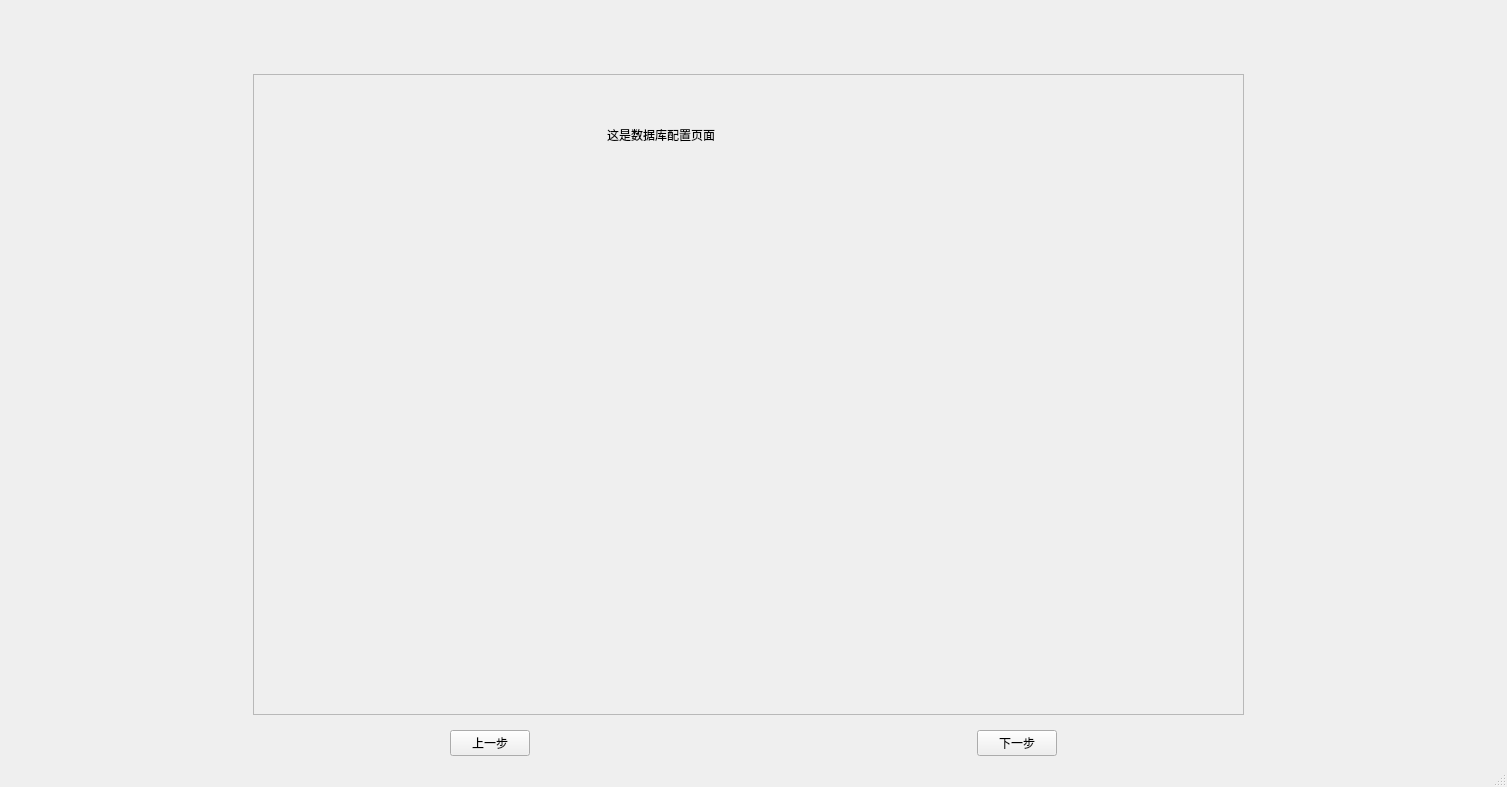
<?xml version="1.0" encoding="UTF-8"?>
<ui version="4.0">
 <class>MainWindow</class>
 <widget class="QMainWindow" name="MainWindow">
  <property name="geometry">
   <rect>
    <x>0</x>
    <y>0</y>
    <width>1507</width>
    <height>787</height>
   </rect>
  </property>
  <property name="windowTitle">
   <string>代码生成器</string>
  </property>
  <widget class="QWidget" name="centralwidget">
   <layout class="QVBoxLayout" name="verticalLayout_3">
    <item>
     <layout class="QVBoxLayout" name="verticalLayout">
      <item>
       <widget class="QStackedWidget" name="stackedWidget_2">
        <widget class="QWidget" name="page_13"/>
        <widget class="QWidget" name="page_14"/>
       </widget>
      </item>
     </layout>
    </item>
    <item>
     <layout class="QHBoxLayout" name="horizontalLayout_2">
      <item>
       <widget class="QStackedWidget" name="stackedWidget">
        <property name="sizePolicy">
         <sizepolicy hsizetype="Fixed" vsizetype="Fixed">
          <horstretch>0</horstretch>
          <verstretch>0</verstretch>
         </sizepolicy>
        </property>
        <property name="minimumSize">
         <size>
          <width>1000</width>
          <height>650</height>
         </size>
        </property>
        <widget class="QWidget" name="page_1">
         <widget class="QScrollArea" name="scrollArea_1">
          <property name="geometry">
           <rect>
            <x>0</x>
            <y>0</y>
            <width>991</width>
            <height>641</height>
           </rect>
          </property>
          <property name="widgetResizable">
           <bool>true</bool>
          </property>
          <widget class="QWidget" name="scrollAreaWidgetContents_1">
           <property name="geometry">
            <rect>
             <x>0</x>
             <y>0</y>
             <width>989</width>
             <height>639</height>
            </rect>
           </property>
           <widget class="QLabel" name="label">
            <property name="geometry">
             <rect>
              <x>353</x>
              <y>50</y>
              <width>171</width>
              <height>20</height>
             </rect>
            </property>
            <property name="text">
             <string>这是数据库配置页面</string>
            </property>
           </widget>
          </widget>
         </widget>
        </widget>
        <widget class="QWidget" name="page_4">
         <widget class="QScrollArea" name="scrollArea_4">
          <property name="geometry">
           <rect>
            <x>0</x>
            <y>0</y>
            <width>991</width>
            <height>641</height>
           </rect>
          </property>
          <property name="widgetResizable">
           <bool>true</bool>
          </property>
          <widget class="QWidget" name="scrollAreaWidgetContents">
           <property name="geometry">
            <rect>
             <x>0</x>
             <y>0</y>
             <width>989</width>
             <height>639</height>
            </rect>
           </property>
           <widget class="QWidget" name="layoutWidget">
            <property name="geometry">
             <rect>
              <x>0</x>
              <y>0</y>
              <width>733</width>
              <height>602</height>
             </rect>
            </property>
            <layout class="QVBoxLayout" name="verticalLayout_2">
             <item>
              <widget class="QLabel" name="label_4">
               <property name="text">
                <string>&lt;html&gt;&lt;head/&gt;&lt;body&gt;&lt;p&gt;&lt;span style=&quot; font-size:22pt; font-weight:600;&quot;&gt;数据库配置&lt;/span&gt;&lt;/p&gt;&lt;/body&gt;&lt;/html&gt;</string>
               </property>
              </widget>
             </item>
             <item>
              <widget class="QLabel" name="label_6">
               <property name="text">
                <string>请检查要生成接口项目代码的目标数据库，生成器将针对此数据库生成一个分层设计的接口项目</string>
               </property>
              </widget>
             </item>
             <item>
              <spacer name="verticalSpacer">
               <property name="orientation">
                <enum>Qt::Vertical</enum>
               </property>
               <property name="sizeType">
                <enum>QSizePolicy::Fixed</enum>
               </property>
               <property name="sizeHint" stdset="0">
                <size>
                 <width>20</width>
                 <height>40</height>
                </size>
               </property>
              </spacer>
             </item>
             <item>
              <widget class="QTabWidget" name="tabWidget">
               <property name="currentIndex">
                <number>1</number>
               </property>
               <property name="iconSize">
                <size>
                 <width>50</width>
                 <height>20</height>
                </size>
               </property>
               <widget class="QWidget" name="tab">
                <property name="minimumSize">
                 <size>
                  <width>0</width>
                  <height>0</height>
                 </size>
                </property>
                <attribute name="title">
                 <string>数据表</string>
                </attribute>
                <layout class="QHBoxLayout" name="horizontalLayout_3">
                 <item>
                  <widget class="QTableWidget" name="tableWidget_DB">
                   <attribute name="horizontalHeaderCascadingSectionResizes">
                    <bool>true</bool>
                   </attribute>
                   <attribute name="horizontalHeaderShowSortIndicator" stdset="0">
                    <bool>true</bool>
                   </attribute>
                   <attribute name="horizontalHeaderStretchLastSection">
                    <bool>true</bool>
                   </attribute>
                   <column>
                    <property name="text">
                     <string>表名</string>
                    </property>
                   </column>
                   <column>
                    <property name="text">
                     <string>加密字段</string>
                    </property>
                   </column>
                   <column>
                    <property name="text">
                     <string>逻辑删除字段</string>
                    </property>
                   </column>
                   <column>
                    <property name="text">
                     <string>业务主键</string>
                    </property>
                   </column>
                   <column>
                    <property name="text">
                     <string>业务主键生成规则</string>
                    </property>
                   </column>
                  </widget>
                 </item>
                </layout>
               </widget>
               <widget class="QWidget" name="tab_2">
                <property name="minimumSize">
                 <size>
                  <width>725</width>
                  <height>453</height>
                 </size>
                </property>
                <attribute name="title">
                 <string>视图</string>
                </attribute>
                <layout class="QVBoxLayout" name="verticalLayout_4">
                 <item>
                  <widget class="QTableWidget" name="tableWidget_View">
                   <attribute name="horizontalHeaderCascadingSectionResizes">
                    <bool>true</bool>
                   </attribute>
                   <attribute name="horizontalHeaderShowSortIndicator" stdset="0">
                    <bool>true</bool>
                   </attribute>
                   <attribute name="horizontalHeaderStretchLastSection">
                    <bool>true</bool>
                   </attribute>
                   <column>
                    <property name="text">
                     <string>表名</string>
                    </property>
                   </column>
                   <column>
                    <property name="text">
                     <string>接口查询字段</string>
                    </property>
                   </column>
                  </widget>
                 </item>
                </layout>
               </widget>
              </widget>
             </item>
            </layout>
           </widget>
          </widget>
         </widget>
        </widget>
        <widget class="QWidget" name="page_5">
         <widget class="QScrollArea" name="scrollArea_5">
          <property name="geometry">
           <rect>
            <x>0</x>
            <y>0</y>
            <width>991</width>
            <height>641</height>
           </rect>
          </property>
          <property name="widgetResizable">
           <bool>true</bool>
          </property>
          <widget class="QWidget" name="scrollAreaWidgetContents_9">
           <property name="geometry">
            <rect>
             <x>0</x>
             <y>0</y>
             <width>989</width>
             <height>639</height>
            </rect>
           </property>
           <widget class="QLabel" name="label_5">
            <property name="geometry">
             <rect>
              <x>380</x>
              <y>160</y>
              <width>171</width>
              <height>20</height>
             </rect>
            </property>
            <property name="text">
             <string>这是代码生成页面</string>
            </property>
           </widget>
          </widget>
         </widget>
        </widget>
        <widget class="QWidget" name="page_3">
         <widget class="QScrollArea" name="scrollArea_3">
          <property name="geometry">
           <rect>
            <x>0</x>
            <y>0</y>
            <width>991</width>
            <height>641</height>
           </rect>
          </property>
          <property name="widgetResizable">
           <bool>true</bool>
          </property>
          <widget class="QWidget" name="scrollAreaWidgetContents_6">
           <property name="geometry">
            <rect>
             <x>0</x>
             <y>0</y>
             <width>989</width>
             <height>639</height>
            </rect>
           </property>
           <widget class="QLabel" name="label_3">
            <property name="geometry">
             <rect>
              <x>350</x>
              <y>70</y>
              <width>171</width>
              <height>20</height>
             </rect>
            </property>
            <property name="text">
             <string>这是视图表配置页面</string>
            </property>
           </widget>
          </widget>
         </widget>
        </widget>
        <widget class="QWidget" name="page_2">
         <widget class="QScrollArea" name="scrollArea_2">
          <property name="geometry">
           <rect>
            <x>0</x>
            <y>0</y>
            <width>991</width>
            <height>641</height>
           </rect>
          </property>
          <property name="widgetResizable">
           <bool>true</bool>
          </property>
          <widget class="QWidget" name="scrollAreaWidgetContents_2">
           <property name="geometry">
            <rect>
             <x>0</x>
             <y>0</y>
             <width>989</width>
             <height>639</height>
            </rect>
           </property>
           <widget class="QLabel" name="label_2">
            <property name="geometry">
             <rect>
              <x>390</x>
              <y>70</y>
              <width>171</width>
              <height>20</height>
             </rect>
            </property>
            <property name="text">
             <string>这是数据库表配置页面</string>
            </property>
           </widget>
          </widget>
         </widget>
        </widget>
       </widget>
      </item>
     </layout>
    </item>
    <item>
     <layout class="QHBoxLayout" name="horizontalLayout">
      <item>
       <widget class="QPushButton" name="pushButton_last">
        <property name="sizePolicy">
         <sizepolicy hsizetype="Fixed" vsizetype="Fixed">
          <horstretch>0</horstretch>
          <verstretch>0</verstretch>
         </sizepolicy>
        </property>
        <property name="text">
         <string>上一步</string>
        </property>
       </widget>
      </item>
      <item>
       <widget class="QPushButton" name="pushButton_next">
        <property name="sizePolicy">
         <sizepolicy hsizetype="Fixed" vsizetype="Fixed">
          <horstretch>0</horstretch>
          <verstretch>0</verstretch>
         </sizepolicy>
        </property>
        <property name="text">
         <string>下一步</string>
        </property>
       </widget>
      </item>
     </layout>
    </item>
   </layout>
  </widget>
  <widget class="QMenuBar" name="menubar">
   <property name="geometry">
    <rect>
     <x>0</x>
     <y>0</y>
     <width>1507</width>
     <height>26</height>
    </rect>
   </property>
  </widget>
  <widget class="QStatusBar" name="statusbar"/>
 </widget>
 <resources/>
 <connections/>
</ui>
